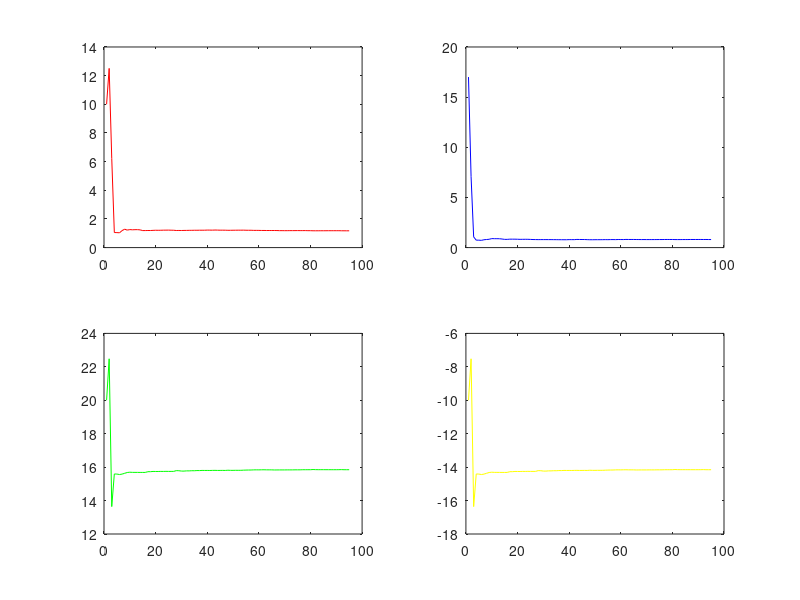

The MATLAB source for this figure:
% On considère les paramètres a=1, b=0.7, c=2 et d=-1

%Initialisation 
display("\nles parmetres sont\n")
a=1
b=0.7
c=2
d=-1


N=100 ;
%-----------------------Question 1 -----------------
U=randi([0 1],1,N);  
%-----------------------Question 2 -----------------
% Y=zeros(1,N);
Y(1)=U(1);
Y(2)=U(2);

for i=3:N;Y(i)=c*U(i-1)+d*U(i-2)-a*Y(i-1)-b*Y(i-2);end; % creation de la sortie 

bruit_faible_amplitude= 0.1*randi([0 1],1,N); 

Y=Y+bruit_faible_amplitude;                             %Ajout de la bruit à la sortie
%-------------Question 3----------------------------------
% Identification par moindres carrés recursifs
%initialisation 
alpha=100;

%ou bien on peut initialiser teta par lea premier valeur 
A=[-Y(5) -Y(4) U(5) U(4);-Y(4) -Y(3) U(4) U(3);-Y(3) -Y(2) U(3) U(2);-Y(2) -Y(1) U(2) U(1)];
B=[Y(6);Y(5);Y(4);Y(3)];

teta=[10;17;20;-10]
%teta=pinv(A)*B;
P=alpha*eye(4);
TETA=teta;

%odre d'itiration = nombres des échantillons 
for k=7:N;   % il faut que K > na,nb+1
     h=[-Y(k-1) -Y(k-2) U(k-1) U(k-1)]';
     G    =         P*h*inv(1+h'*P*h);
     teta =         teta+G*(Y(k)-h'*teta);
     P    =         (eye(4)-G*h')*P;
     TETA =         [TETA,teta];
    
end;

display("\n les parametres estimés sont: \n")
a_estimated=teta(1)
b_estimated=teta(2)
c_estimated=teta(3)
d_estimated=teta(4)
display("\n")
Erreur=[a;b;c;d]-teta
subplot(221)
plot(1:N-5,TETA(1,:),'r')
subplot(222)
plot(1:N-5, TETA(2,:),'b')
subplot(223)
plot(1:N-5,TETA(3,:),'g')
subplot(224)
plot(1:N-5, TETA(4,:),'y')
    